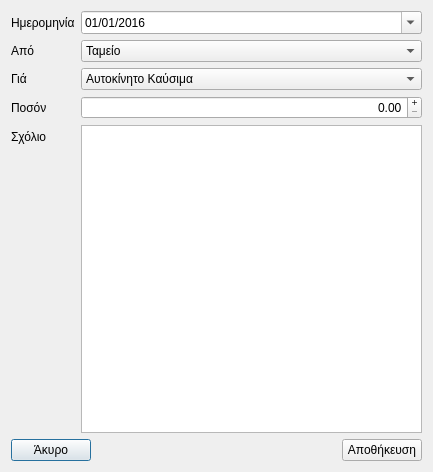
<?xml version="1.0" encoding="UTF-8"?>
<ui version="4.0">
 <class>Dialog</class>
 <widget class="QDialog" name="Dialog">
  <property name="geometry">
   <rect>
    <x>0</x>
    <y>0</y>
    <width>433</width>
    <height>472</height>
   </rect>
  </property>
  <property name="windowTitle">
   <string>Dialog</string>
  </property>
  <layout class="QVBoxLayout" name="verticalLayout">
   <item>
    <layout class="QFormLayout" name="formLayout">
     <item row="0" column="0">
      <widget class="QLabel" name="label">
       <property name="text">
        <string>Ημερομηνία</string>
       </property>
      </widget>
     </item>
     <item row="0" column="1">
      <widget class="QDateEdit" name="dateEdit">
       <property name="date">
        <date>
         <year>2016</year>
         <month>1</month>
         <day>1</day>
        </date>
       </property>
       <property name="displayFormat">
        <string>dd/MM/yyyy</string>
       </property>
       <property name="calendarPopup">
        <bool>true</bool>
       </property>
      </widget>
     </item>
     <item row="1" column="0">
      <widget class="QLabel" name="label_2">
       <property name="text">
        <string>Από</string>
       </property>
      </widget>
     </item>
     <item row="1" column="1">
      <widget class="QComboBox" name="comboBox">
       <item>
        <property name="text">
         <string>Ταμείο</string>
        </property>
       </item>
       <item>
        <property name="text">
         <string>Αλφα ταμιευτήριο</string>
        </property>
       </item>
      </widget>
     </item>
     <item row="2" column="0">
      <widget class="QLabel" name="label_3">
       <property name="text">
        <string>Γιά</string>
       </property>
      </widget>
     </item>
     <item row="2" column="1">
      <widget class="QComboBox" name="comboBox_2">
       <item>
        <property name="text">
         <string>Αυτοκίνητο Καύσιμα</string>
        </property>
       </item>
       <item>
        <property name="text">
         <string>Αυτοκίνητο Συντήρηση</string>
        </property>
       </item>
       <item>
        <property name="text">
         <string>Αττική οδός</string>
        </property>
       </item>
      </widget>
     </item>
     <item row="3" column="0">
      <widget class="QLabel" name="label_4">
       <property name="text">
        <string>Ποσόν</string>
       </property>
      </widget>
     </item>
     <item row="3" column="1">
      <widget class="QDoubleSpinBox" name="doubleSpinBox">
       <property name="alignment">
        <set>Qt::AlignRight|Qt::AlignTrailing|Qt::AlignVCenter</set>
       </property>
       <property name="buttonSymbols">
        <enum>QAbstractSpinBox::PlusMinus</enum>
       </property>
       <property name="correctionMode">
        <enum>QAbstractSpinBox::CorrectToNearestValue</enum>
       </property>
       <property name="maximum">
        <double>999999.989999999990687</double>
       </property>
      </widget>
     </item>
     <item row="4" column="0">
      <widget class="QLabel" name="label_5">
       <property name="text">
        <string>Σχόλιο</string>
       </property>
      </widget>
     </item>
     <item row="4" column="1">
      <widget class="QTextEdit" name="textEdit"/>
     </item>
    </layout>
   </item>
   <item>
    <layout class="QHBoxLayout" name="horizontalLayout">
     <item>
      <widget class="QPushButton" name="pushButton_2">
       <property name="text">
        <string>Άκυρο</string>
       </property>
      </widget>
     </item>
     <item>
      <spacer name="horizontalSpacer">
       <property name="orientation">
        <enum>Qt::Horizontal</enum>
       </property>
       <property name="sizeHint" stdset="0">
        <size>
         <width>40</width>
         <height>20</height>
        </size>
       </property>
      </spacer>
     </item>
     <item>
      <widget class="QPushButton" name="pushButton">
       <property name="text">
        <string>Αποθήκευση</string>
       </property>
      </widget>
     </item>
    </layout>
   </item>
  </layout>
 </widget>
 <resources/>
 <connections/>
</ui>
